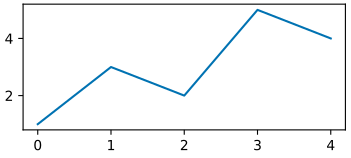

Source code (Python):
"""A figure whose generator reads a file its result never declared."""

from pathlib import Path

import matplotlib

matplotlib.use("Agg")
import matplotlib.pyplot as plt  # noqa: E402

matplotlib.rcParams["pdf.fonttype"] = 42
values = [float(line) for line in Path("data/extra.txt").read_text(encoding="utf-8").split()]
figure, axes = plt.subplots(figsize=(89 / 25.4, 40 / 25.4), layout="constrained")
axes.plot(values, color="#0072B2")
figure.savefig("figures/undeclared/undeclared.pdf", metadata={"CreationDate": None})
figure.savefig("figures/undeclared/undeclared.png", dpi=300)
